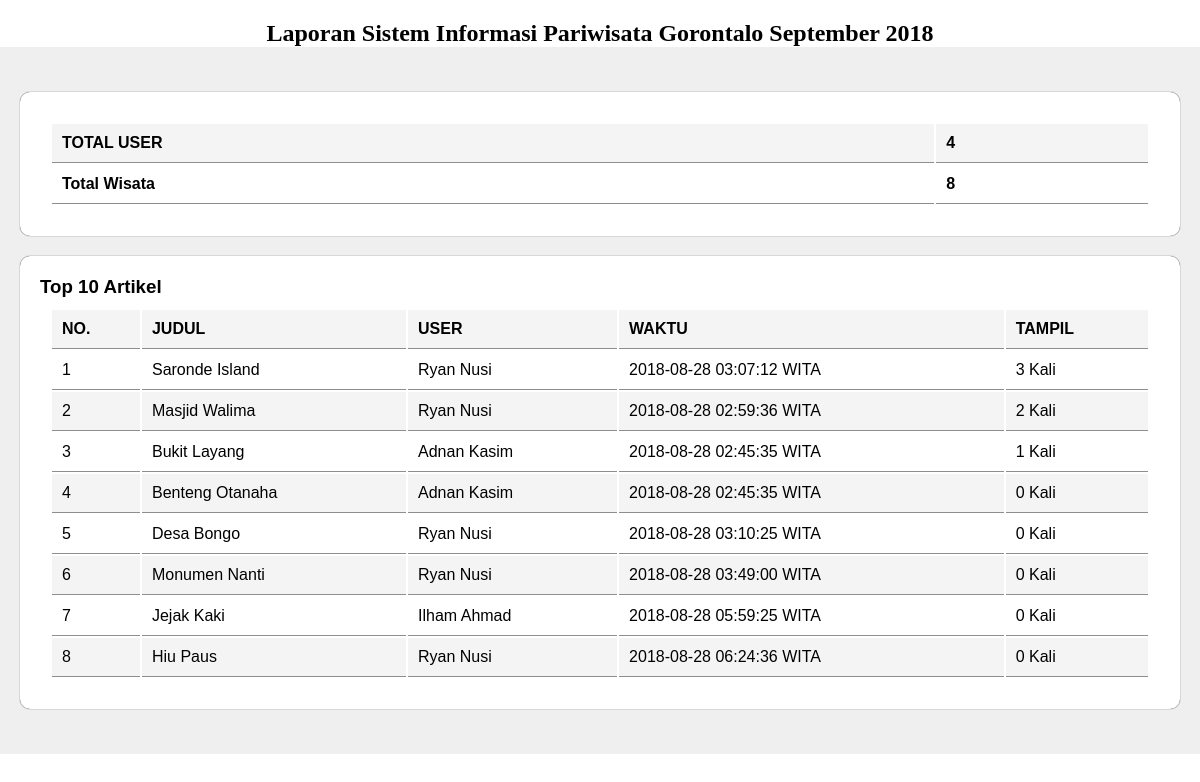
Screenshot of /laporan.php (signed in) with the database file from the repository.
### tables this page shows
CREATE TABLE `wisata` (
  `id_wisata` tinyint(4) NOT NULL,
  `judul` varchar(255) NOT NULL,
  `deskripsi` text NOT NULL,
  `waktu` datetime NOT NULL DEFAULT CURRENT_TIMESTAMP,
  `gambar` varchar(255) NOT NULL,
  `tampil` int(10) UNSIGNED NOT NULL,
  `validasi` enum('ya','tidak') NOT NULL DEFAULT 'tidak',
  `id_user` mediumint(9) NOT NULL
);

CREATE TABLE `user` (
  `id_user` mediumint(4) NOT NULL,
  `nama` varchar(100) NOT NULL,
  `email` varchar(100) NOT NULL,
  `telepon` varchar(15) NOT NULL,
  `username` varchar(30) NOT NULL,
  `password` varchar(100) NOT NULL,
  `level` enum('admin','user') NOT NULL DEFAULT 'user'
);

### laporan.php (the view, shortened to what this page needs)
<?php
    $tgl_sekarang = date("F Y");
    require_once("koneksi.php");
?>
<!DOCTYPE html>
<html lang="en">
<head>
</head>
<body>
    <h2 style="text-align:center; margin-top: 20px;">Laporan Sistem Informasi Pariwisata Gorontalo <?= $tgl_sekarang ?></h2>
    <?php
    $tot_user = $conn->affected_rows;
    $tot_wisata = $conn->affected_rows;
?>
        <main>
            <div class="new-news">
                <table>
                    <tr>
                        <th>Total User</th>
                        <th><?= $tot_user ?></th>
                    </tr>
                    <tr>
                        <th>Total Wisata</th>
                        <th><?= $tot_wisata ?></th>
                    </tr>
                </table>
            </div>
            <div class="new-news">
               <h3><a href="#">Top 10 Artikel</a></h3>
                <table>
                    <tr>
                        <th>No.</th>
                        <th>Judul</th>
                        <th>User</th>
                        <th>Waktu</th>
                        <th>Tampil</th>
                    </tr>
<?php
    $result = $conn->query("select * from wisata inner join user on wisata.id_user = user.id_user order by tampil desc limit 10");
    $i = 1;
    while($data = $result->fetch_object()){
?>
                    <tr>
                        <td><?= $i ?></td>
                        <td><?= $data->judul ?></td>
                        <td><?= $data->nama ?></td>
                        <td><?= $data->waktu ?> WITA</td>
                        <td><?= $data->tampil ?> Kali</td>
                    </tr>
<?php
    $i++;
    }
?>
                </table>
            </div>
        </main>
</body>
</html>

### laporan.php (style rules this page uses)
* { margin: 0; padding: 0; }
a { text-decoration: none; color: inherit; }
main { background-color: #efefef; flex: 5 0 0; padding: 25px 0; overflow-y: scroll; }
main .new-news { padding: 20px; margin: 20px; background-color: white; font-family: sans-serif; border-radius: 10px; box-shadow: 0 0 1px black; }
main table { padding: 10px; width: 100%; text-align: left; }
main table tr:first-child { text-transform: uppercase; }
main table tr, main table td, main table th { padding: 10px; border-bottom: 1px solid #908d8d; }
main table tr:nth-child(odd) { background-color: #f4f4f4; }

### rows the page displays
wisata: judul "Saronde Island", id_user.nama "Ryan Nusi", waktu "2018-08-28 03:07:12", tampil "3"
wisata: judul "Masjid Walima", id_user.nama "Ryan Nusi", waktu "2018-08-28 02:59:36", tampil "2"
wisata: judul "Bukit Layang", id_user.nama "Adnan Kasim", waktu "2018-08-28 02:45:35", tampil "1"
wisata: judul "Benteng Otanaha", id_user.nama "Adnan Kasim", waktu "2018-08-28 02:45:35", tampil "0"
wisata: judul "Desa Bongo", id_user.nama "Ryan Nusi", waktu "2018-08-28 03:10:25", tampil "0"
wisata: judul "Monumen Nanti", id_user.nama "Ryan Nusi", waktu "2018-08-28 03:49:00", tampil "0"
wisata: judul "Jejak Kaki", id_user.nama "Ilham Ahmad", waktu "2018-08-28 05:59:25", tampil "0"
wisata: judul "Hiu Paus", id_user.nama "Ryan Nusi", waktu "2018-08-28 06:24:36", tampil "0"

### other values shown
$tot_user "4"
$tot_wisata "8"
